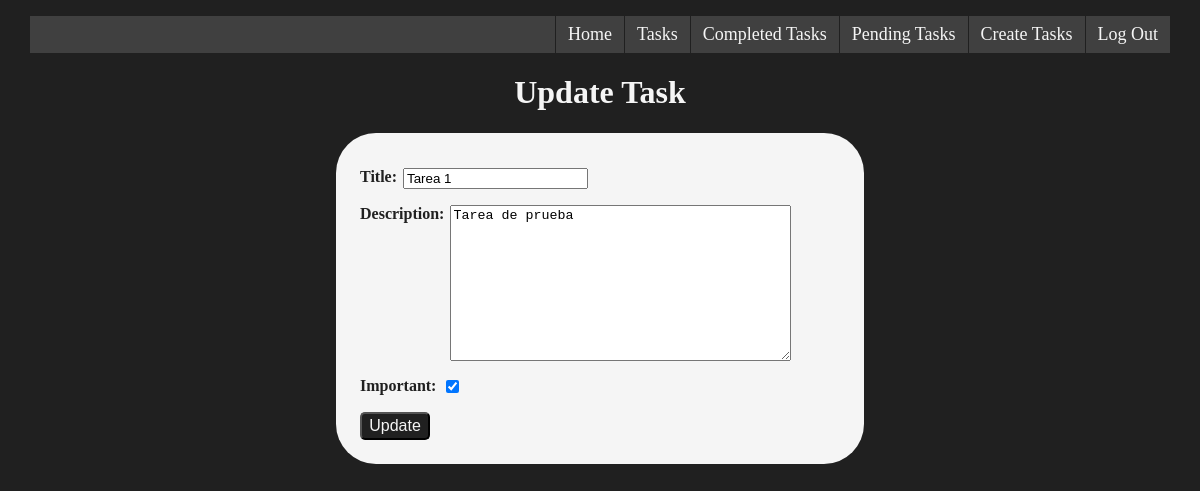
Page /tasks/update/9/ (signed in) on the committed database.
### Tasks/models.py (models this page shows, shortened)
class Task(models.Model):
    title = models.CharField(max_length=200)
    description = models.TextField(blank=True)
    createdDate = models.DateTimeField(auto_now_add=True)
    completed = models.BooleanField(default=False)
    completedDate = models.DateTimeField(null=True, blank=True)
    important = models.BooleanField(default=False)
    user = models.ForeignKey(User, on_delete=models.CASCADE)

### Tasks/views.py (the view)
# urls.py: path('tasks/update/<int:taskId>/', views.updateTask, name="tasksUpdateTask"),
@login_required
def updateTask(request, taskId):
    if (request.method == 'POST'):
        try:
            task = get_object_or_404(Task, pk=taskId, user=request.user)
            form = createTaskForm(request.POST, instance=task)
            form.save()
            return redirect('tasksTasks')
        except:
            task = get_object_or_404(Task, pk=taskId, user=request.user)
            form = createTaskForm(instance=task)
            return render(request, 'updateTask.html', {'form': form, 'error': 'Please provide valid data'})
    else:
        task = get_object_or_404(Task, pk=taskId, user=request.user)
        form = createTaskForm(instance=task)
        return render(request, 'updateTask.html', {'form': form})

### Tasks/forms.py
class createTaskForm(ModelForm):
    class Meta:
        model = Task
        fields = ['title', 'description', 'important']

### Tasks/templates/updateTask.html (shortened to what this page needs)
{% extends './layouts/nav.html' %} {% block content %}
<h1>Update Task</h1>
<form method="post">
  {% csrf_token %} {{ form.as_div }}
  <button>Update</button>
</form>
{% endblock %}

### Tasks/static/styles/style.css (style rules this page uses)
body { background-color: #202020; display: flex; flex-direction: column; }
h1 { text-align: center; color: whitesmoke; }
form { width: 40vw; background-color: whitesmoke; padding: 2vh 2vw; padding-bottom: 3vh; color: #202020; align-self: center; border-radius: 40px; }
form div { display: flex; flex-direction: row; justify-items: center; margin: 2vh 0vw; }
form label { font-weight: 600; margin-right: 0.5vw; }
form button { background-color: #202020; color: whitesmoke; border-radius: 5px; font-size: medium; padding: 0.4vh 0.6vw; }

### rows in the picture
Task: title "Tarea 1", description "Tarea de prueba", important "☑"
